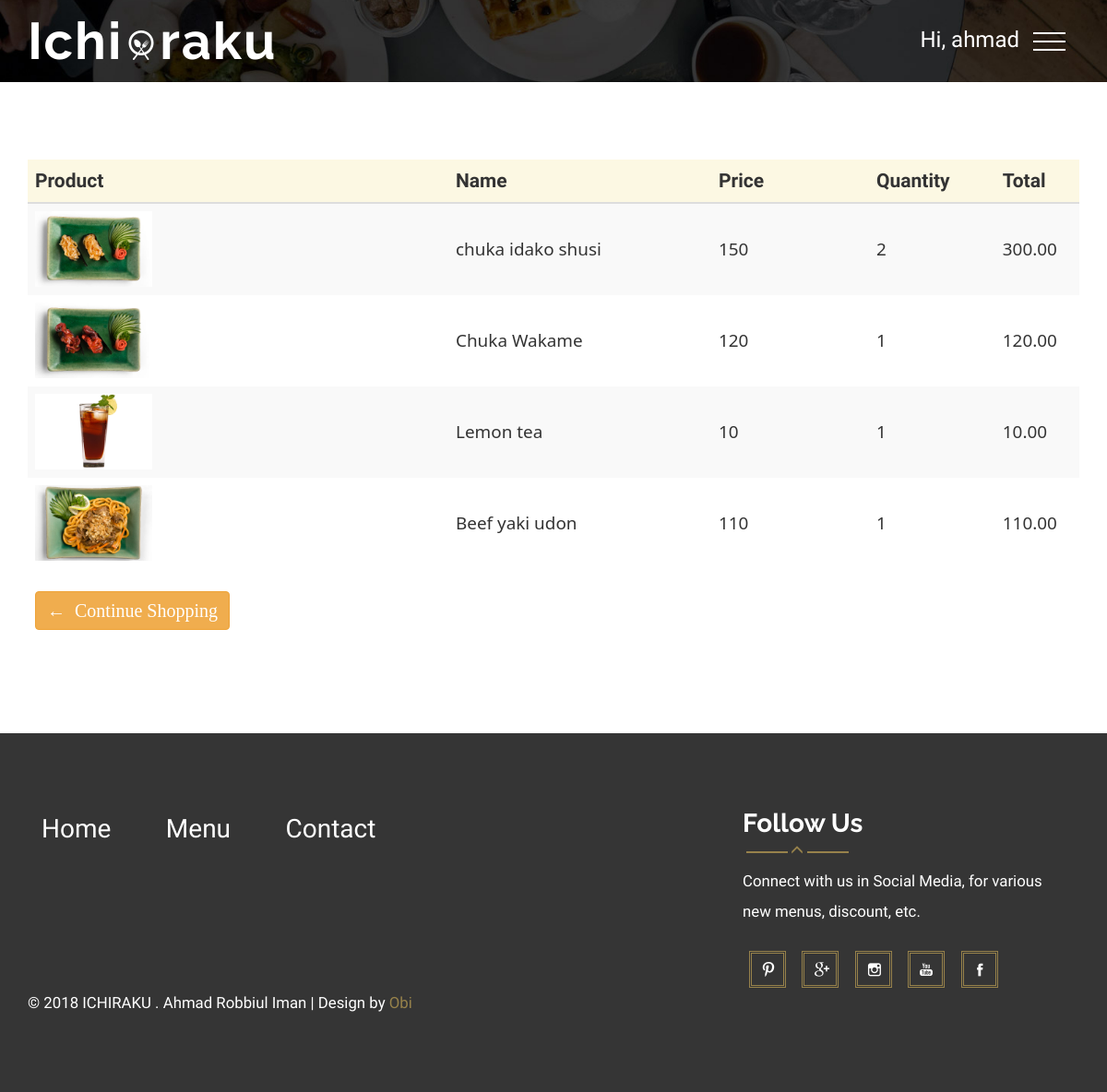
The app's page /view_order.php (signed in) with its own data.
### tables this page shows
CREATE TABLE `order_table` (
  `order_id` int(11) NOT NULL,
  `quantity` int(5) NOT NULL,
  `items_id` int(11) NOT NULL,
  `id` int(11) NOT NULL,
  `sub_id` int(11) NOT NULL,
  `contact_no` varchar(10) NOT NULL,
  `delivery_address` varchar(255) NOT NULL,
  `order_date` date NOT NULL
);

CREATE TABLE `items_table` (
  `items_id` int(11) NOT NULL,
  `name` varchar(155) NOT NULL,
  `spicy` varchar(155) NOT NULL,
  `price` varchar(10) NOT NULL,
  `fpath` varchar(255) NOT NULL,
  `type_id` int(11) NOT NULL
);

### view_order.php (the view, shortened to what this page needs)
<!DOCTYPE html>
<html>
<head>
	<link href="css/bootstrap.css" rel="stylesheet" type="text/css" media="all" />
	<link href="css/style.css" rel="stylesheet" type="text/css" media="all" />
	<link href="css/styles.css" rel="stylesheet">
	<link href="css/animate.min.css" rel="stylesheet">
</head>
<body>
	<div class="header head">
		<div class="container">
			<div class="logo animated wow pulse" data-wow-duration="1000ms" data-wow-delay="500ms">
			<h1 style="float: left"><a href="index.php"><span>Ichi</span><img src="images/oo.png" alt="">raku</a>
			</div>
			<?php require("header_menu.php") ?>
		<div class="clearfix"></div>
		</div>
	</div>
	<div class="menu">
		<div class="container">
		<?php
		if(!empty($_SESSION['user_info'])){
				$cart_src=mysqli_query($con,"SELECT o.*, i.* FROM order_table o INNER JOIN items_table i ON o.items_id=i.items_id WHERE o.id=".$_SESSION['user_info']['id']."") or die(mysqli_error($con));
				if(mysqli_num_rows($cart_src)>0){
			?>
			<table id="cart" class="table table-hover table-condensed table-striped" style="font-size: 1.5em">
    				<thead>
						<tr class="bg-warning">
							<th style="width:40%">Product</th>
							<th style="width:25%">Name</th>
							<th style="width:15%">Price</th>
							<th style="width:12%">Quantity</th>
							<th style="width:18%">Total</th>
						</tr>
					</thead>
					<tbody>
					<?php
					while($cart_rec=mysqli_fetch_assoc($cart_src))
					{
					?>
						<tr style="font-family: Segoe, 'Segoe UI', 'DejaVu Sans', 'Trebuchet MS', Verdana, 'sans-serif'; font-size: .9em">
							<td data-th="Product" style="vertical-align: middle">
								<div class="row">
									<div class="col-sm-4 hidden-xs">
									<img src="<?php echo $cart_rec['fpath'] ?>" alt="<?php echo $cart_rec['name'] ?>" title="<?php echo $cart_rec['name'] ?>" class="img-responsive">
									</div>
									<div class="col-sm-10">
									</div>
								</div>
							</td>
							<td data-th="Name" style="vertical-align: middle"><?php echo $cart_rec['name']?></td>
							<td data-th="Price" style="vertical-align: middle"><?php echo $cart_rec['price']?></td>
							<td data-th="Quantity" style="vertical-align: middle">
								<?php echo $cart_rec['quantity']?>
							</td>
							<td data-th="Total" style="vertical-align: middle"><?php echo sprintf("%.2f",$cart_rec['price']*$cart_rec['quantity']);?></td>
						</tr>
						<?php }?>
					</tbody>
					<tfoot>
						<tr>
							<td colspan="5"></td>
						</tr>
						<tr>
							<td colspan="2"><a href="menu.php" class="btn btn-warning"><i class="fa fa-angle-left"></i><span style="font-size: 20px; font-family: Baskerville, 'Palatino Linotype', Palatino, 'Century Schoolbook L', 'Times New Roman', 'serif'"> &#8592; &nbsp;Continue Shopping</span></a></td>
							<td colspan="3" class="hidden-xs"></td>
						</tr>
					</tfoot>
				</table>
				<?php }
		}
			else{
				echo '<script type="text/javascript">window.location.href = "login.php"</script>';
			}
			?>
		</div>
	</div>
	<?php require("footer.php") ?>
</body>
</html>

### header_menu.php (shortened to what this page needs)
<?php
if(!empty($_SESSION['user_info'])){ ?>
	<div class="nav-icon">
	<h3 style="color: #FFFFFF; float: left; margin-top: -5px; margin-right: 15px;">Hi, <?php echo $_SESSION['user_info']['c_name'] ?></h3>
	<a href="#" class="navicon"></a>
</div>
<?php
}
?>

### footer.php
<div class="footer">
		<div class="container">
			<div class="footer-head">
				<div class="col-md-8 footer-top animated wow fadeInRight" data-wow-duration="1000ms" data-wow-delay="500ms">
					<ul class=" in">
						<li><a href="index_new.php">Home</a></li>
						<li><a  href="menu.php">Menu</a></li>
						<li><a  href="contact.php">Contact</a></li>
					</ul>
				</div>
				<div class="col-md-4 footer-bottom  animated wow fadeInLeft" data-wow-duration="1000ms" data-wow-delay="500ms">
					<h2>Follow Us</h2>
					<label><i class="glyphicon glyphicon-menu-up"></i></label>
					<p>Connect with us in Social Media, for various new menus, discount, etc.</p>
					<ul class="social-ic">
						<li><a href="https://in.pinterest.com/" target="_blank"><i></i></a></li>
						<li><a href="https://plus.google.com/discover" target="_blank"><i class="ic"></i></a></li>
						<li><a href="https://www.instagram.com/?hl=en" target="_blank"><i class="ic1"></i></a></li>
						<li><a href="https://www.youtube.com/" target="_blank"><i class="ic2"></i></a></li>
						<li><a href="https://www.facebook.com/" target="_blank"><i class="ic3"></i></a></li>
					</ul>
				</div>
			<div class="clearfix"> </div>
			</div>
			<p class="footer-class animated wow bounce" data-wow-duration="1000ms" data-wow-delay="500ms">&copy; 2018 ICHIRAKU . Ahmad Robbiul Iman | Design by  <a href="https://www.facebook.com/bi.raja.13" target="_blank">Obi</a> </p>
		</div>
	</div>

### css/style.css (style rules this page uses)
body { background:#fff; font-family: 'Open Sans Condensed', sans-serif; }
body a { transition: 0.5s all; -webkit-transition: 0.5s all; -o-transition: 0.5s all; -moz-transition: 0.5s all; -ms-transition: 0.5s all; }
ul { padding: 0; margin: 0; }
h1,h2,h3,h4,h5,h6,label,p { margin:0; }
.logo { float:left; }
.logo h1 { font-family: 'Raleway', sans-serif; font-size: 4em; font-weight: 700; letter-spacing: 2px; }
.logo a { color: #fff; text-decoration:none; }
.logo a img { margin: 0px 4px; }
.nav-icon { float: right; margin-top: 1.5em; }
.header { background:url(../images/2.jpg) no-repeat left; width:100%; background-size:cover; min-height:750px; display:block; padding-top: 1em; }
.head { min-height:89px; }
.footer { background-color: #353535; padding: 6em 0; }
ul.in li { display:inline-block; }
ul.in li a { color: #FFFFFF; font-size: 2em; text-decoration: none; padding: 0 2em 0 0; display: block; }
p.footer-class { font-size: 1.2em; color: #fff; }
p.footer-class a { text-decoration:none; color:#97824B; }
.footer-bottom h2 { font-size: 2em; color: #fff; font-family: 'Raleway', sans-serif; font-weight: 700; line-height: 1em; }
.footer-bottom p { font-size:1.2em; color:#fff; margin-bottom: 1.5em; line-height:2em; }
.footer-bottom label { display: block; margin: 0.4em 0; }
.footer-bottom label:before, .footer-bottom label:after { width: 45px; height: 2px; display: inline-block; vertical-align: middle; content: ""; margin: 0 1%; background-color: #97824b; }
.footer-bottom i { font-size: 1em; color: #97824b; }
.social-ic li { display:inline-block; }
.social-ic li a i { width: 40px; height: 40px; display: block; background: url(../images/img-sprite.png)no-repeat 0px 2px; margin: 0 0.5em; transition: 0.5s all; -webkit-transition: 0.5s all; -o-transition: 0.5s all; -moz-transition: 0.5s all; -ms-transition: 0.5s all; border:3px double #97824b; }
.social-ic li a i.ic { background: url(../images/img-sprite.png)no-repeat -75px 2px; }
.social-ic li a i.ic1 { background: url(../images/img-sprite.png)no-repeat -145px 2px; }
.social-ic li a i.ic2 { background: url(../images/img-sprite.png)no-repeat -229px 2px; }
.social-ic li a i.ic3 { background: url(../images/img-sprite.png)no-repeat -305px 2px; }
.menu { padding: 6em 0; }
.table > thead > tr > th, .table > tbody > tr > th, .table > tfoot > tr > th, .table > thead > tr > td, .table > tbody > tr > td, .table > tfoot > tr > td { padding: 8px; line-height: 1.42857143; vertical-align: top; border-top: none; }

### css/styles.css (style rules this page uses)
body { background:#fff; font-family: 'Open Sans Condensed', sans-serif; }
.navicon { background: transparent; position: relative; height: 30px; display: inline-block; z-index: 99; -webkit-transition: linear 0.5s all; transition: linear 0.5s all; width:50px; }
.navicon:before, .navicon:after { background: #fff; -webkit-backface-visibility: hidden; backface-visibility: hidden; content: ""; height: 2px; left: 0; -webkit-transition: 0.8s ease; transition: 0.8s ease; width: 35px; }
.navicon:before { box-shadow: #fff 0 9px 0 0; position: absolute; top: 0; }
.navicon:after { position: absolute; top: 18px; }

### records on screen
order_table: items.fpath (picture), items.name "chuka idako shusi", items.price "150", quantity "2", $cart_rec['price']*$cart_rec['quantity'] "300.00"
order_table: items.fpath (picture), items.name "Chuka Wakame", items.price "120", quantity "1", $cart_rec['price']*$cart_rec['quantity'] "120.00"
order_table: items.fpath (picture), items.name "Lemon tea", items.price "10", quantity "1", $cart_rec['price']*$cart_rec['quantity'] "10.00"
order_table: items.fpath (picture), items.name "Beef yaki udon", items.price "110", quantity "1", $cart_rec['price']*$cart_rec['quantity'] "110.00"

### other values on screen
$_SESSION['user_info']['c_name'] "ahmad"
